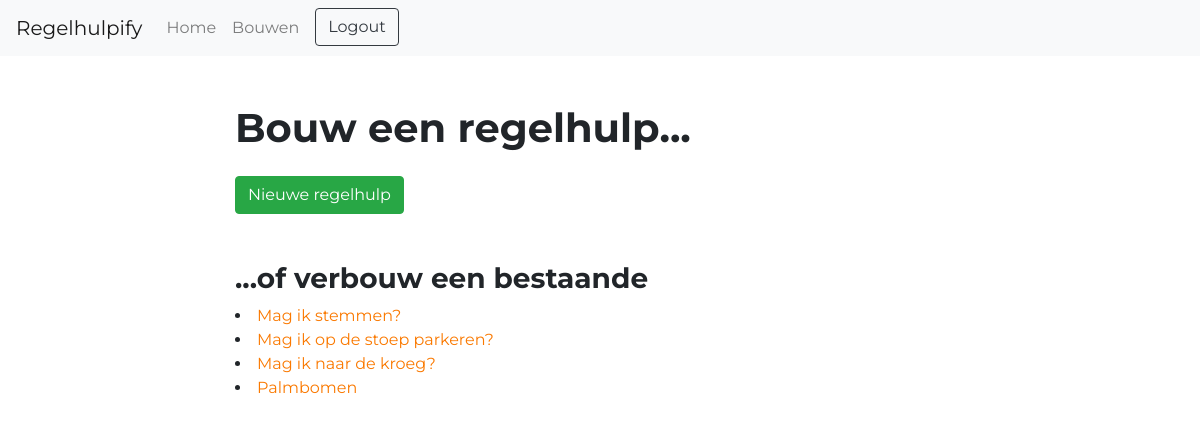
Page /builder/ (signed in) on the committed database.
### regelhulpify/models.py (models this page shows, shortened)
class Tool(models.Model):
    owner = models.ForeignKey(User, on_delete=models.SET_DEFAULT, default=1)
    name = models.CharField(max_length=128, unique=True)
    desc = models.CharField(max_length=1024)
    img = models.URLField(max_length=1024, null=True, blank=True)
    shorturl = models.SlugField(max_length=64, unique=True, null=True, blank=True, validators=[safe_url])

### regelhulpify/views.py (the view)
# urls.py: path("builder/", views.builder, name="builder"),
@login_required
def builder(request):
    context = {'tools': Tool.objects.filter(owner=request.user)}
    return render(request, 'regelhulpify/builder.html', context)

### regelhulpify/context_processors.py (called while the page is built)
def login_form(request):
    return {
        'login_form': AuthenticationForm()
    }

### regelhulpify/templates/regelhulpify/builder.html
{% extends 'regelhulpify/base.html' %}
{% block content %}
    <h1 class="">Bouw een regelhulp...</h1>
    <a href="{% url 'newtool' %}" class="btn btn-success mt-3">Nieuwe regelhulp</a>
    <h3 class="mt-5">...of verbouw een bestaande</h3>
    <div>
        {% for tool in tools %}
        <li>
            <a href="{% url 'builder_tool' tool.id %}" >{{ tool.name }}</a>
        </li>
        {% endfor %}
    </div>
{% endblock %}

### rows in the picture
Tool: name "Mag ik stemmen?"
Tool: name "Mag ik op de stoep parkeren?"
Tool: name "Mag ik naar de kroeg?"
Tool: name "Palmbomen"
